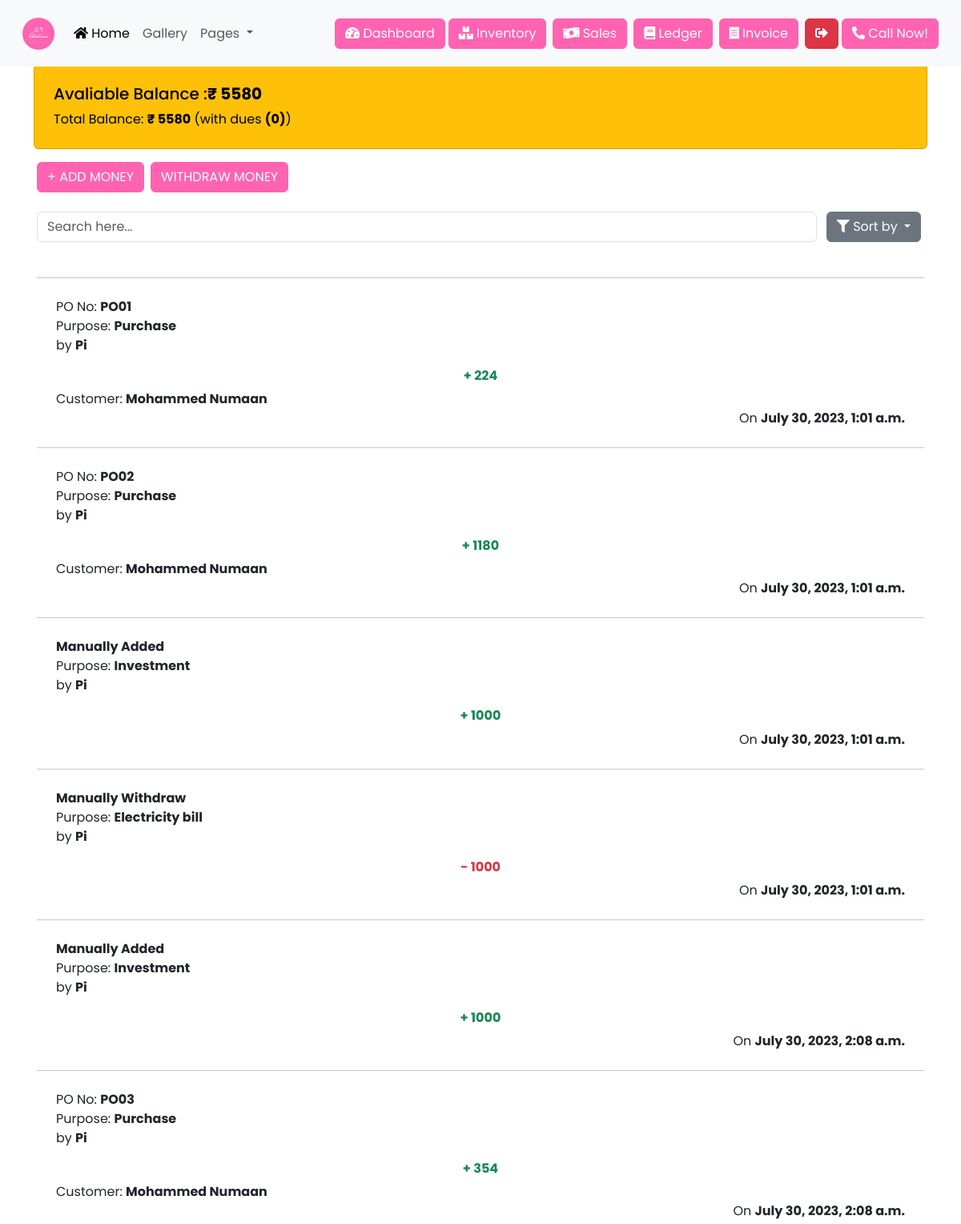
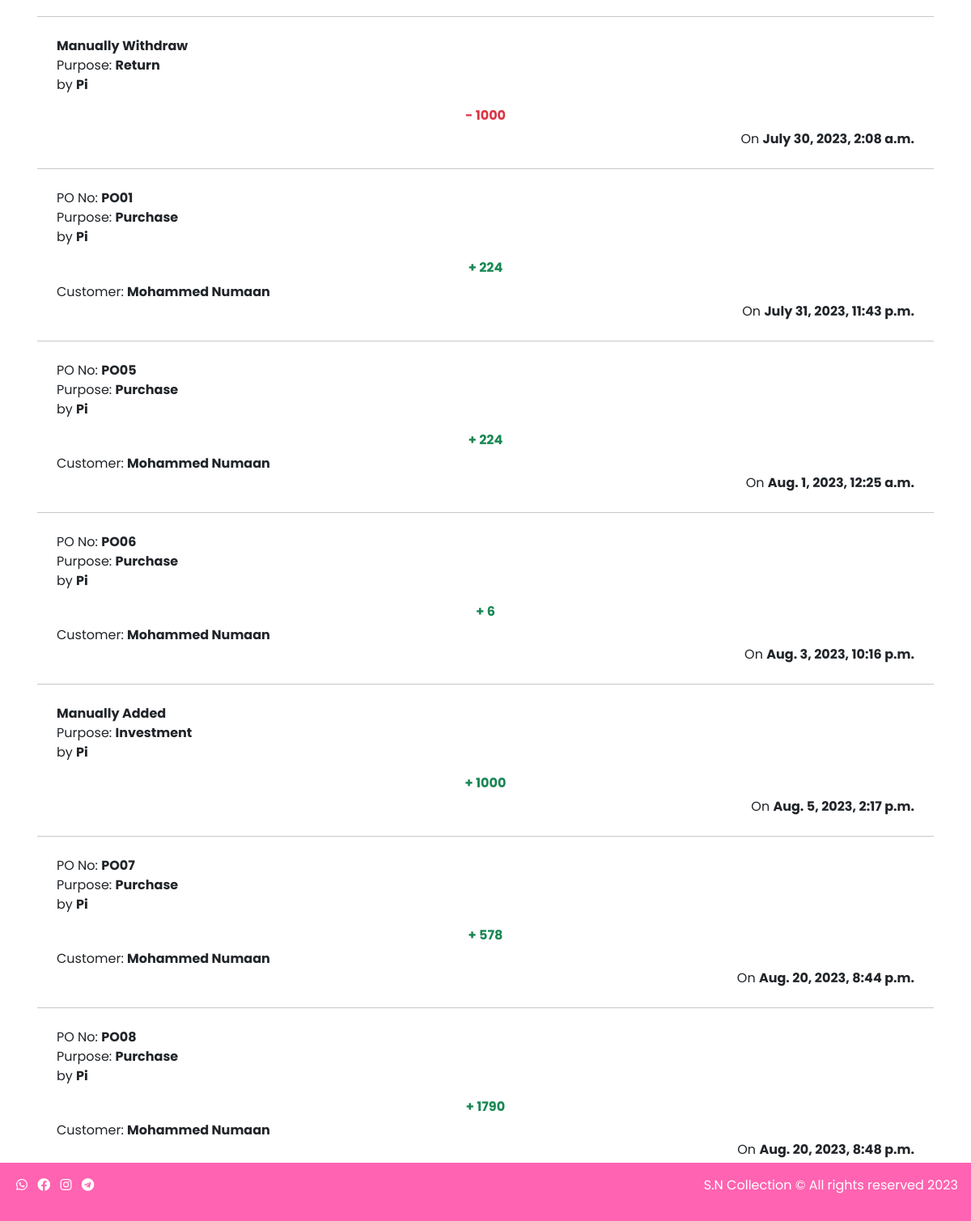
The page /ledger (signed in) on the database its author committed (2 pictures, top to bottom).
### tools/models.py (models this page shows, shortened)
class Ledger(models.Model):
    STATUS = [
        ('Add', "Add"),
        ('Due', "Due"),
        ('Widthrawl','Withdrawl'),
    ]
    invoice_no=models.CharField(max_length=10,blank=True)
    po_number=models.CharField(max_length=10,blank=True)
    customer=models.ForeignKey(Customer ,on_delete=models.SET_NULL,blank=True,null=True)
    user=models.ForeignKey(User,on_delete=models.CASCADE)
    add=models.PositiveBigIntegerField(default=0)
    due=models.PositiveBigIntegerField(default=0)
    remove=models.PositiveBigIntegerField(default=0)
    purpose=models.TextField(default='For Business purpose')
    date=models.DateTimeField(default=datetime.datetime.now())
    status=models.CharField(choices=STATUS,max_length= 100,default='Due')

class Customer(models.Model):
    name=models.CharField(max_length=200)
    phone=models.CharField( max_length=12,unique=True)
    email=models.EmailField(blank=True)
    whatsapp=models.CharField(max_length=12,blank=True)
    gst_no=models.CharField(max_length=200,blank=True)
    address=models.TextField(blank=True)

### tools/views.py (the view)
# urls.py: path('ledger',views.ledger,name='ledger'),
@login_required(login_url="/login")
def ledger(request):
    if request.method== "GET":
        sort=request.GET.get('sort','')
        if sort=='due':
            ledgers=Ledger.objects.filter(status="Due")
        elif sort=='remove':
            ledgers=Ledger.objects.filter(status="Widthrawl")
        elif sort =='paid':
            ledgers=Ledger.objects.filter(status="Add")
        elif sort == 'new':
            ledgers=Ledger.objects.all().order_by('-id')
        elif sort == 'old':
            ledgers=Ledger.objects.all().order_by('id')
        elif sort == 'low':
            ledgers=Ledger.objects.all().order_by('add')
        elif sort == 'high':
            ledgers=Ledger.objects.all().order_by('-add')
        else:
            ledgers=Ledger.objects.all()
    totalbalance=0
    allbalance=0
    ledgerss=Ledger.objects.all()
    for ledgerr in ledgerss:
        totalbalance=totalbalance + (round(int(float(ledgerr.add))))-(round(int(float(ledgerr.remove))))
        allbalance=allbalance + (round(int(float(ledgerr.add)))) +(round(int(float(ledgerr.due))))-(round(int(float(ledgerr.remove))))
    balance=totalbalance
    tlbalance=allbalance
    dues=len(ledgerss.filter(status="Due"))
    return render(request,'ledger.html',{'dues':dues,'balance':balance,'tlbalance':tlbalance,'ledgers':ledgers})

### tools/context_processor.py (called while the page is built)
def cart_total_amount(request):
	if request.user.is_authenticated:
		cart = Cart(request)
		total_bill = 0.0
		for key,value in request.session['cart'].items():
			total_bill = total_bill + (float(value['price']) * value['quantity'])
		return {'cart_total_amount' : total_bill}
	else:
		return {'cart_total_amount' : 0}

### templates/ledger.html (shortened to what this page needs)
{% extends 'base.html' %}
{% block body %}
<div style="margin-top:80px;" class="container">
    <div class="card text-bg-warning my-3 p-4">
        <h5 class="card-title">Avaliable Balance :<strong>₹ {{balance}} </strong></h5>
        <p class="card-text">Total Balance: <strong>₹ {{tlbalance}}</strong> (with dues <strong>({{dues}})</strong>)</p>
    </div>
    <div class="d-flex">
<button type="button" class="btn btn-primary  mx-1" data-bs-toggle="modal" data-bs-target="#add">
  + ADD MONEY
  </button>
<button type="button" class="btn btn-primary mx-1" data-bs-toggle="modal" data-bs-target="#withdraw">
WITHDRAW MONEY
  </button>
  </div>
  <div class="d-flex my-4">
    <input type="text" placeholder="Search here..." oninput="handleSearch()" class="form-control mx-1 " id="searchInput">
  <div class="dropdown mx-1">
    <a class="btn btn-secondary dropdown-toggle mx-1" href="#" role="button" data-bs-toggle="dropdown" aria-expanded="false">
      <i class="fas fa-filter" style="color: #ffffff;"></i> Sort by
    </a>
  </div>
  </div>
<div id="list">
    {% for ledger in ledgers %}
    <div class="lists p-1">
    <hr>
    <div class=" p-2 m-3">
        {% if ledger.po_number %}
        <div><span>PO No: <strong>{{ledger.po_number}}</strong></span><br>
            <span>Purpose: <strong>{{ledger.purpose|capfirst}}</strong></span>
        </div>
        {% else %}
        {% if ledger.add == 0 %}
        {% else %}
        <div><span><strong>Manually Added</strong></span><br>
            <span>Purpose: <strong>{{ledger.purpose|capfirst}}</strong></span>
        </div>
        {% endif %}
        {% if ledger.remove == 0 %}
        {% else %}
        <div><span><strong>Manually Withdraw</strong></span><br>
            <span>Purpose: <strong>{{ledger.purpose|capfirst}}</strong></span>
        </div>
        {% endif %}
        {% endif %}
        <div>
            <p class="">by <strong>{{ledger.user|title}}</strong></p>
        </div>
        <div>
            {% if ledger.remove == 0 %}
            {% else %}
            <h6 class="text-danger text-center"><strong>- {{ledger.remove}}</strong></h6>
            {% endif %}
            {% if ledger.add == 0 %}
            {% else %}
            <h6 class="text-success text-center "><strong>+ {{ledger.add}}</strong></h6>
            {% endif %}
        </div>
 {% if ledger.customer %}
        <div class="">
            <span>Customer: <strong>{{ledger.customer.name|title}}</strong></span>
        </div>
{% endif %}
        <div class="float-end">
            <span>On <strong>{{ledger.date}}</strong></span>
        </div>
    </div>
  </div>
    {% endfor %}
  </div>
</div>
{% endblock body %}

### templates/base.html (style rules this page uses)
.bg-primary, .btn-primary,footer { background-color:#ff63b1; border-color:#ff63b1; }

### rows shown on the page
Ledger: po_number "PO01", purpose "Purchase", user "Pi", add "224", customer.name "Mohammed Numaan", date "July 30, 2023, 1:01 a.m."
Ledger: po_number "PO02", purpose "Purchase", user "Pi", add "1180", customer.name "Mohammed Numaan", date "July 30, 2023, 1:01 a.m."
Ledger: purpose "Investment", user "Pi", add "1000", date "July 30, 2023, 1:01 a.m."
Ledger: purpose "Electricity bill", user "Pi", remove "1000", date "July 30, 2023, 1:01 a.m."
Ledger: purpose "Investment", user "Pi", add "1000", date "July 30, 2023, 2:08 a.m."
Ledger: po_number "PO03", purpose "Purchase", user "Pi", add "354", customer.name "Mohammed Numaan", date "July 30, 2023, 2:08 a.m."
Ledger: purpose "Return", user "Pi", remove "1000", date "July 30, 2023, 2:08 a.m."
Ledger: po_number "PO01", purpose "Purchase", user "Pi", add "224", customer.name "Mohammed Numaan", date "July 31, 2023, 11:43 p.m."
Ledger: po_number "PO05", purpose "Purchase", user "Pi", add "224", customer.name "Mohammed Numaan", date "Aug. 1, 2023, 12:25 a.m."
Ledger: po_number "PO06", purpose "Purchase", user "Pi", add "6", customer.name "Mohammed Numaan", date "Aug. 3, 2023, 10:16 p.m."
Ledger: purpose "Investment", user "Pi", add "1000", date "Aug. 5, 2023, 2:17 p.m."
Ledger: po_number "PO07", purpose "Purchase", user "Pi", add "578", customer.name "Mohammed Numaan", date "Aug. 20, 2023, 8:44 p.m."
Ledger: po_number "PO08", purpose "Purchase", user "Pi", add "1790", customer.name "Mohammed Numaan", date "Aug. 20, 2023, 8:48 p.m."

### other values the page prints
{{ balance }} "5580"
{{ tlbalance }} "5580"
{{ dues }} "0"
